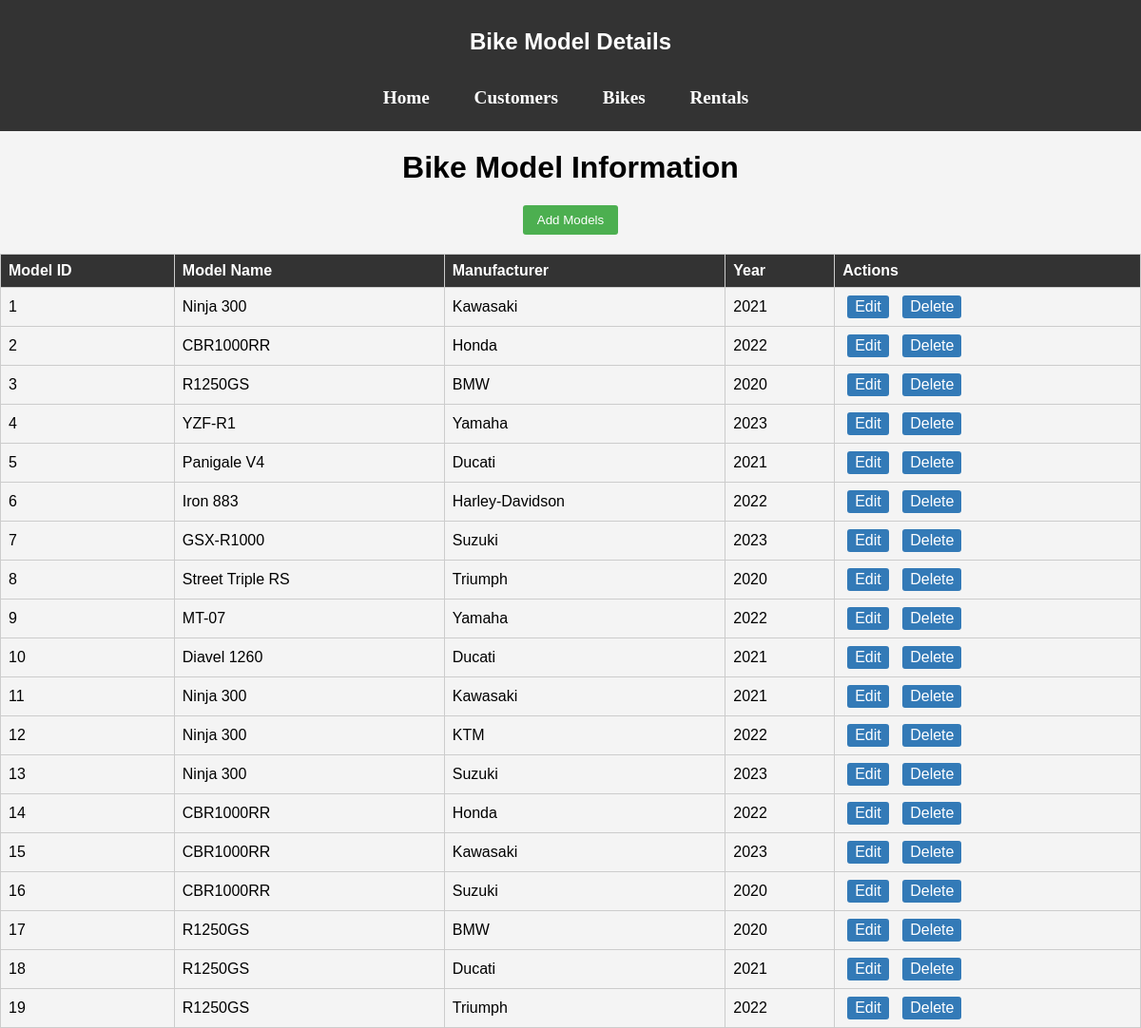
The page /model on the database its author committed.
### tables this page shows
CREATE TABLE Models(
            Model_ID INTEGER PRIMARY KEY AUTOINCREMENT,
            Model_Name TEXT NOT NULL,
            Manufacturer TEXT NOT NULL,
            Year INTEGER
        );

### app.py (the view)
@app.route('/model')
def display_bike_models():
    conn = sqlite3.connect('bike_rental.db')
    cursor = conn.cursor()
    cursor.execute('SELECT * FROM Models')
    models = cursor.fetchall()
    conn.close()
    return render_template('model.html', models=models)

### templates/model.html (shortened to what this page needs)
<!DOCTYPE html>
<html lang="en">
<head>
    <link rel="stylesheet" href="{{ url_for('static', filename='index.css') }}">
    <link rel="stylesheet" href="{{ url_for('static', filename='table.css') }}">
</head>
<body>
    <nav class="navbar">
        <h1>Bike Model Details</h1>
        <ul>
            <li><a href="/">Home</a></li>
            <li><a href="/customer">Customers</a></li>
            <li><a href="/bike">Bikes</a></li>
            <li><a href="/rent">Rentals</a></li>
        </ul>
    </nav>
    <h1>Bike Model Information</h1>
    <a href="/add_model"><button>Add Models</button></a>
    <table border="1">
        <thead>
            <tr>
                <th>Model ID</th>
                <th>Model Name</th>
                <th>Manufacturer</th>
                <th>Year</th>
                <th>Actions</th>
            </tr>
        </thead>
        <tbody>
            {% for model in models %}
                <tr>
                    <td>{{ model[0]}}</td>
                    <td>{{ model[1] }}</td>
                    <td>{{ model[2] }}</td>
                    <td>{{ model[3] }}</td>
                    <td>
                        <a href="/edit_model/{{ model[0] }}">Edit</a>
                        <a href="/delete_model/{{model[0] }}" onclick="return confirm('Are you sure you want to delete this model?')">Delete</a>
                    </td>
                </tr>
            {% endfor %}
        </tbody>
    </table>
</body>
</html>

### static/index.css (style rules this page uses)
body, ul { font-family: Arial, sans-serif; margin: 0; padding: 0; }
.navbar { background-color: #333; color: white; text-align: center; }
.navbar h1 { padding: 20px; margin: 0; }
.navbar ul { list-style-type: none; margin: 0; padding: 0; }
.navbar ul li { display: inline; }
.navbar ul li a { display: inline-block; color: white; text-align: center; padding: 14px 16px; text-decoration: none; }
ul { list-style: none; padding: 0; color:pink ; font-size: larger; font-family: Cambria, Cochin, Georgia, Times, 'Times New Roman', serif; font-weight: bolder; }

### static/table.css (style rules this page uses)
body { font-family: Arial, sans-serif; margin: 0; padding: 0; background-color: #f4f4f4; }
h1 { text-align: center; margin-top: 20px; }
.navbar { background-color: #333; color: white; padding: 10px 20px; }
.navbar h1 { margin: 0; font-size: 24px; }
.navbar ul { list-style-type: none; margin: 0; padding: 0; }
.navbar ul li { display: inline; margin-right: 10px; }
.navbar ul li a { color: white; text-decoration: none; }
table { width: 100%; border-collapse: collapse; margin-top: 20px; }
table, th, td { border: 1px solid #ccc; }
th, td { padding: 8px; text-align: left; }
th { background-color: #333; color: white; }
button { padding: 8px 15px; background-color: #4CAF50; color: white; border: none; border-radius: 3px; cursor: pointer; text-decoration: none; margin-top: 20px; display: block; margin-left: auto; margin-right: auto; }
a { text-decoration: none; color: #337ab7; }
table td:last-of-type a { display: inline-block; margin: 0 5px; padding: 3px 8px; text-decoration: none; border-radius: 3px; background-color: #337ab7; color: #fff; cursor: pointer; transition: background-color 0.3s ease; }

### rows shown on the page
Models: Model_ID "1", Model_Name "Ninja 300", Manufacturer "Kawasaki", Year "2021"
Models: Model_ID "2", Model_Name "CBR1000RR", Manufacturer "Honda", Year "2022"
Models: Model_ID "3", Model_Name "R1250GS", Manufacturer "BMW", Year "2020"
Models: Model_ID "4", Model_Name "YZF-R1", Manufacturer "Yamaha", Year "2023"
Models: Model_ID "5", Model_Name "Panigale V4", Manufacturer "Ducati", Year "2021"
Models: Model_ID "6", Model_Name "Iron 883", Manufacturer "Harley-Davidson", Year "2022"
Models: Model_ID "7", Model_Name "GSX-R1000", Manufacturer "Suzuki", Year "2023"
Models: Model_ID "8", Model_Name "Street Triple RS", Manufacturer "Triumph", Year "2020"
Models: Model_ID "9", Model_Name "MT-07", Manufacturer "Yamaha", Year "2022"
Models: Model_ID "10", Model_Name "Diavel 1260", Manufacturer "Ducati", Year "2021"
Models: Model_ID "11", Model_Name "Ninja 300", Manufacturer "Kawasaki", Year "2021"
Models: Model_ID "12", Model_Name "Ninja 300", Manufacturer "KTM", Year "2022"
Models: Model_ID "13", Model_Name "Ninja 300", Manufacturer "Suzuki", Year "2023"
Models: Model_ID "14", Model_Name "CBR1000RR", Manufacturer "Honda", Year "2022"
Models: Model_ID "15", Model_Name "CBR1000RR", Manufacturer "Kawasaki", Year "2023"
Models: Model_ID "16", Model_Name "CBR1000RR", Manufacturer "Suzuki", Year "2020"
Models: Model_ID "17", Model_Name "R1250GS", Manufacturer "BMW", Year "2020"
Models: Model_ID "18", Model_Name "R1250GS", Manufacturer "Ducati", Year "2021"
Models: Model_ID "19", Model_Name "R1250GS", Manufacturer "Triumph", Year "2022"
